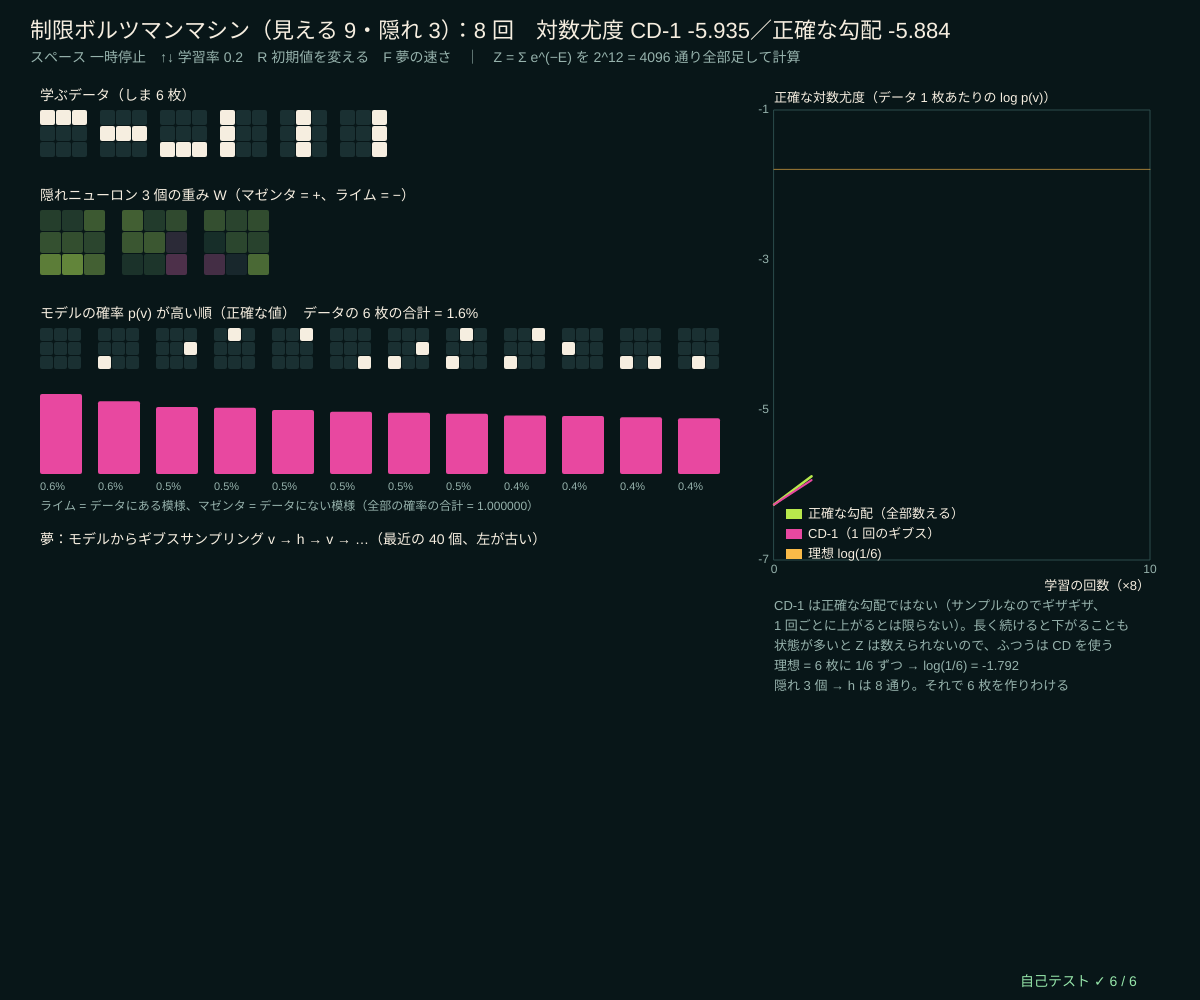
Frame 1 (no input)
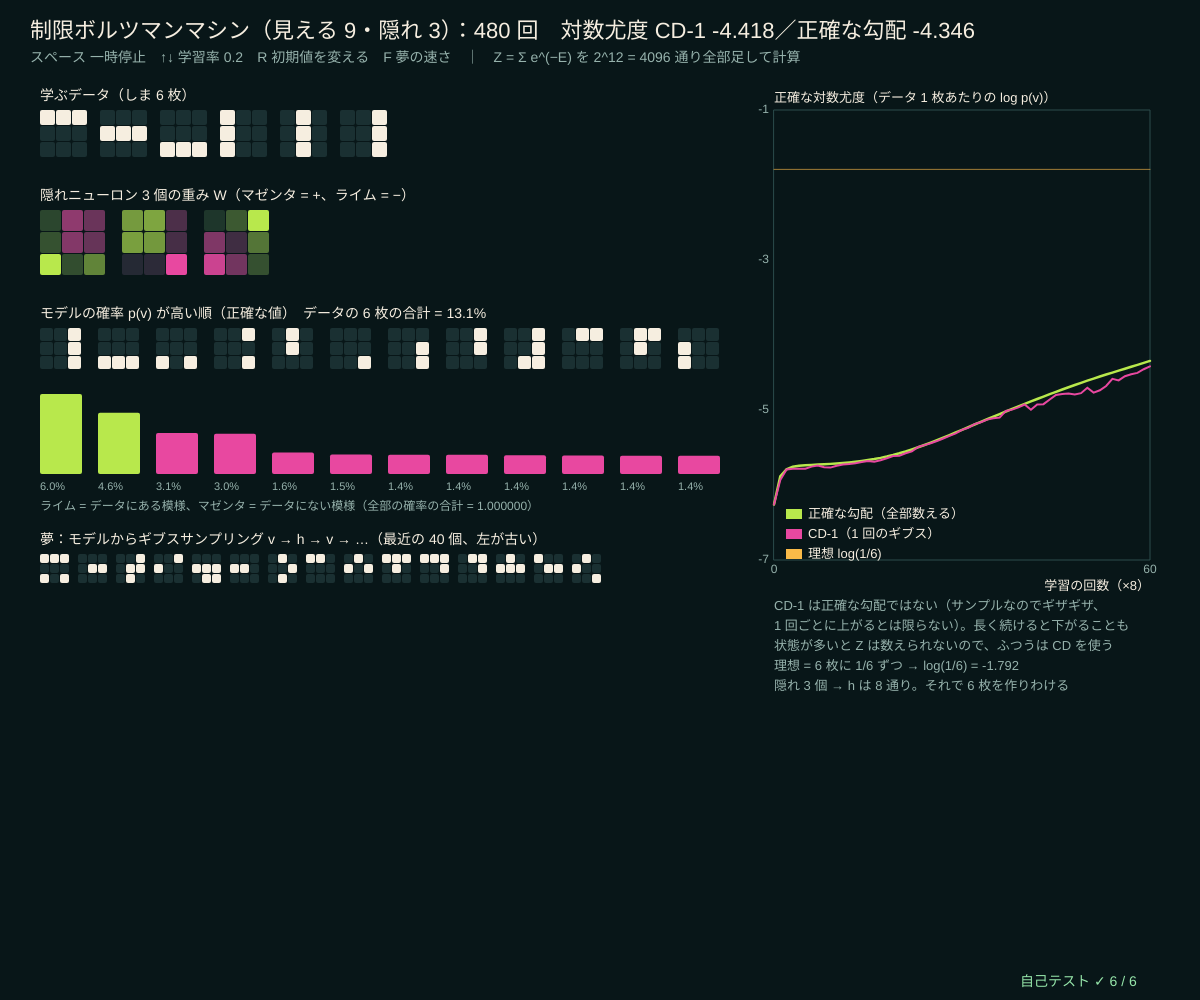
Frame 60 (no input)
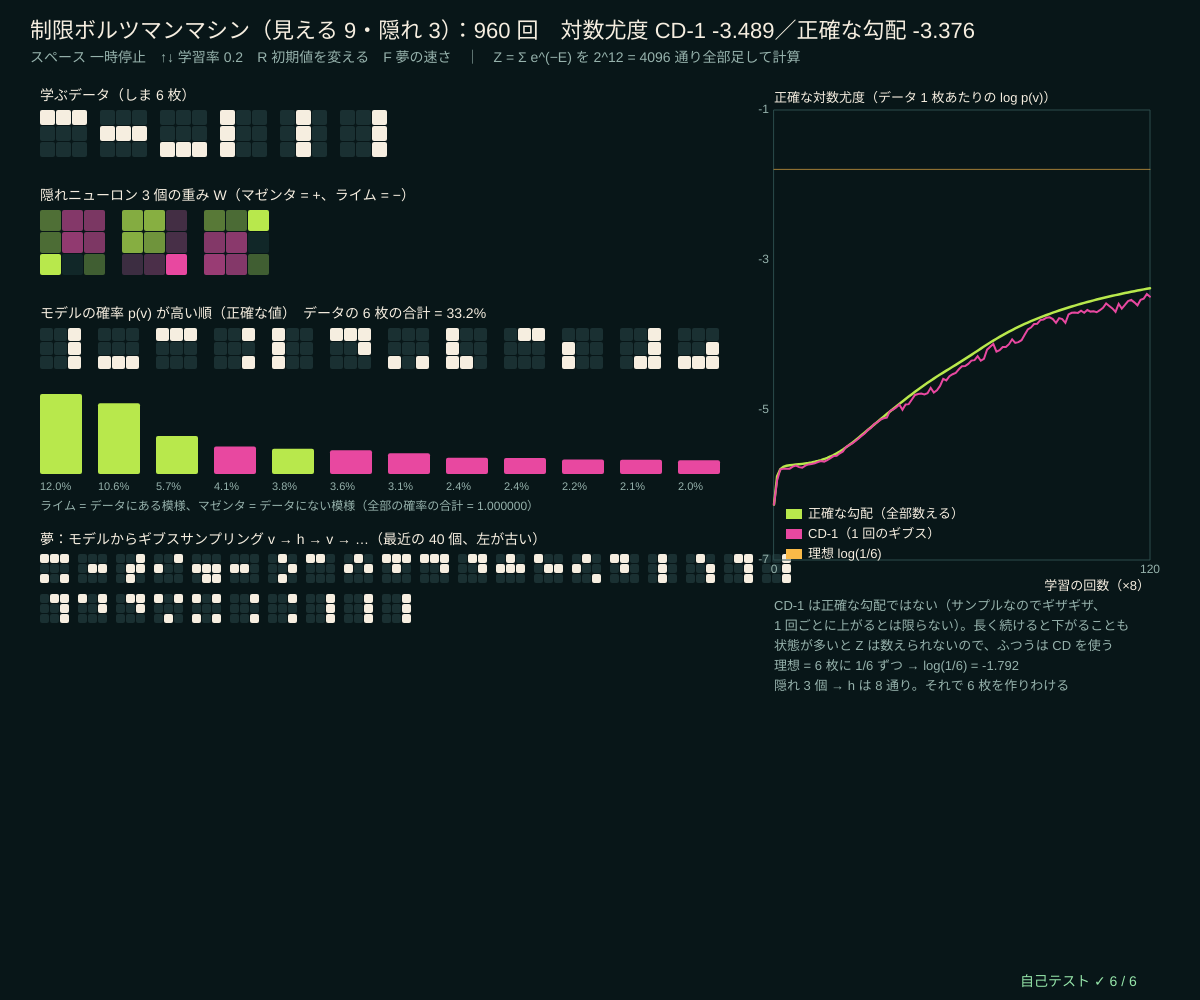
Frame 120 (the mouse pressed at the canvas centre since frame 60)

The p5.js sketch that drew these frames (run headless with seeded random() and noise() and a simulated clock; from frame 60 on, the mouse is pressed at the canvas centre):

// p5.js sketch
// ── sketch.js
// ============================================
// 13 ボルツマンマシン ─ 見える 9 個（3 × 3 の画素）と隠れ 3 個の、0/1 のニューロン。同じ層どうしはつながない（制限ボルツマンマシン）
// エネルギー E(v, h) = −a·v − b·h − vᵀ W h、確率 p(v, h) = e^(−E) / Z。Z = 全部の状態の e^(−E) の合計（分配関数）
// 状態は 2^12 = 4096 通りしかないので、Z も確率も対数尤度もその勾配も、全部数えて「正確に」計算できる
//   正確な勾配 = ⟨v h⟩_データ − ⟨v h⟩_モデル。ふつうは後ろの項が計算できないので、
//   コントラスティブ・ダイバージェンス（CD-1）：データから 1 回だけギブスサンプリングした v′ で代わりにする
// 下の「夢」：モデルから v → h → v → … とギブスサンプリング（1 変数ずつの条件付き分布は series65/12、0/1 の相互作用はイジング模型 series55/11）
// スペース 一時停止 / ↑↓ 学習率 / R 初期値を変えてやり直す / F 夢の速さ
// ============================================

const NV = 9, NHID = 3;                  // 見える・隠れの数（★ NV + NHID ≤ 12 なら全部数えられる）
const DATA_PATS = ['111000000', '000111000', '000000111', '100100100', '010010010', '001001001'];   // ★ しま模様（横 3 本・縦 3 本）
const LRS = [0.02, 0.05, 0.1, 0.2];
let lrIdx = 3, rbmCD = null, rbmEx = null, llCD = [], llEx = [], epochs = 0, seedB = 1, pausedB = false, dreamV = null, dreamLog = [], dreamSpd = 1, dataV = null;

function setup() {
  createCanvas(windowWidth, windowHeight);
  selfTest();
  dataV = DATA_PATS.map((s) => s.split('').map(Number));
  restartRBM();
}

function makeRBM(seed) { seedRng(seed); let w = []; for (let i = 0; i < NV; i++) { let r = []; for (let j = 0; j < NHID; j++) r.push(0.1 * randn()); w.push(r); } return { w, a: new Array(NV).fill(0), b: new Array(NHID).fill(0) }; }
function copyRBM(m) { return { w: m.w.map((r) => r.slice()), a: m.a.slice(), b: m.b.slice() }; }
function bitsOf(k, n) { let v = []; for (let i = 0; i < n; i++) v.push((k >> i) & 1); return v; }
function energyVH(m, v, h) { let e = 0; for (let i = 0; i < NV; i++) e -= m.a[i] * v[i]; for (let j = 0; j < NHID; j++) { e -= m.b[j] * h[j]; for (let i = 0; i < NV; i++) e -= v[i] * m.w[i][j] * h[j]; } return e; }
function hidInput(m, v, j) { let s = m.b[j]; for (let i = 0; i < NV; i++) s += v[i] * m.w[i][j]; return s; }
function visInput(m, h, i) { let s = m.a[i]; for (let j = 0; j < NHID; j++) s += m.w[i][j] * h[j]; return s; }
// ★ 自由エネルギー F(v) = −a·v − Σ_j log(1 + e^(b_j + v·W_j))（h を全部足し合わせた結果。p(v) = e^(−F(v)) / Z）
function freeEnergy(m, v) { let f = 0; for (let i = 0; i < NV; i++) f -= m.a[i] * v[i]; for (let j = 0; j < NHID; j++) { let x = hidInput(m, v, j); f -= x > 30 ? x : Math.log(1 + Math.exp(x)); } return f; }
// 見える層の 512 通り全部の確率（正確）
function exactPv(m) { let lp = [], mx = -Infinity; for (let k = 0; k < 1 << NV; k++) { let l = -freeEnergy(m, bitsOf(k, NV)); lp.push(l); mx = Math.max(mx, l); } let z = 0; for (let l of lp) z += Math.exp(l - mx); return { p: lp.map((l) => Math.exp(l - mx) / z), logZ: mx + Math.log(z) }; }
function exactLL(m, data) { let lz = exactPv(m).logZ, s = 0; for (let v of data) s += -freeEnergy(m, v) - lz; return s / data.length; }
// ★ 正確な勾配：⟨v_i p(h_j|v)⟩_データ − Σ_v p(v) v_i p(h_j|v)
function exactGrad(m, data) {
  let gw = zerosMat(NV, NHID), ga = new Array(NV).fill(0), gb = new Array(NHID).fill(0), pv = exactPv(m).p;
  let acc = (v, wt) => { let ph = []; for (let j = 0; j < NHID; j++) ph.push(sigm(hidInput(m, v, j))); for (let i = 0; i < NV; i++) { ga[i] += wt * v[i]; for (let j = 0; j < NHID; j++) gw[i][j] += wt * v[i] * ph[j]; } for (let j = 0; j < NHID; j++) gb[j] += wt * ph[j]; };
  for (let v of data) acc(v, 1 / data.length);
  for (let k = 0; k < 1 << NV; k++) acc(bitsOf(k, NV), -pv[k]);
  return { w: gw, a: ga, b: gb };
}
// ★ CD-1：v0 → h0（サンプル）→ v1（サンプル）→ p(h|v1)。勾配の代わりに v0 p(h|v0) − v1 p(h|v1)
function cdGrad(m, data) {
  let gw = zerosMat(NV, NHID), ga = new Array(NV).fill(0), gb = new Array(NHID).fill(0), n = data.length;
  for (let v0 of data) {
    let ph0 = [], h0 = [], v1 = [], ph1 = [];
    for (let j = 0; j < NHID; j++) { ph0.push(sigm(hidInput(m, v0, j))); h0.push(rnd() < ph0[j] ? 1 : 0); }
    for (let i = 0; i < NV; i++) v1.push(rnd() < sigm(visInput(m, h0, i)) ? 1 : 0);
    for (let j = 0; j < NHID; j++) ph1.push(sigm(hidInput(m, v1, j)));
    for (let i = 0; i < NV; i++) { ga[i] += (v0[i] - v1[i]) / n; for (let j = 0; j < NHID; j++) gw[i][j] += (v0[i] * ph0[j] - v1[i] * ph1[j]) / n; }
    for (let j = 0; j < NHID; j++) gb[j] += (ph0[j] - ph1[j]) / n;
  }
  return { w: gw, a: ga, b: gb };
}
function ascend(m, g, lr) { for (let i = 0; i < NV; i++) { m.a[i] = clampv(m.a[i] + lr * g.a[i], -20, 20); for (let j = 0; j < NHID; j++) m.w[i][j] = clampv(m.w[i][j] + lr * g.w[i][j], -20, 20); } for (let j = 0; j < NHID; j++) m.b[j] = clampv(m.b[j] + lr * g.b[j], -20, 20); }
function restartRBM() { rbmCD = makeRBM(130 + seedB); rbmEx = copyRBM(rbmCD); llCD = [exactLL(rbmCD, dataV)]; llEx = [llCD[0]]; epochs = 0; seedRng(131 + seedB); dreamV = dataV[0].slice(); dreamLog = []; }
function gibbsDream(m, v) { let h = []; for (let j = 0; j < NHID; j++) h.push(rnd() < sigm(hidInput(m, v, j)) ? 1 : 0); let nv = []; for (let i = 0; i < NV; i++) nv.push(rnd() < sigm(visInput(m, h, i)) ? 1 : 0); return nv; }

function draw() {
  background(...BG);
  if (!pausedB && epochs < 8000) {
    for (let k = 0; k < 8; k++) { ascend(rbmCD, cdGrad(rbmCD, dataV), LRS[lrIdx]); ascend(rbmEx, exactGrad(rbmEx, dataV), LRS[lrIdx]); epochs++; }
    llCD.push(exactLL(rbmCD, dataV)); llEx.push(exactLL(rbmEx, dataV));
  }
  if (frameCount % [12, 4, 1][dreamSpd] === 0) { dreamV = gibbsDream(rbmCD, dreamV); dreamLog.push(dreamV); if (dreamLog.length > 40) dreamLog.shift(); }
  let ex = exactPv(rbmCD), onData = 0; for (let v of dataV) onData += ex.p[parseInt(v.slice().reverse().join(''), 2)];
  hudTitle('制限ボルツマンマシン（見える 9・隠れ 3）：' + epochs + ' 回　対数尤度 CD-1 ' + fmtN(llCD[llCD.length - 1], 3) + '／正確な勾配 ' + fmtN(llEx[llEx.length - 1], 3),
    'スペース ' + (pausedB ? '再開' : '一時停止') + '　↑↓ 学習率 ' + LRS[lrIdx] + '　R 初期値を変える　F 夢の速さ　｜　Z = Σ e^(−E) を 2^12 = 4096 通り全部足して計算');
  // ---- 左：データとフィルタ
  let cs = 16, x0 = 40, y0 = 104;
  noStroke(); fill(...INK); textSize(14); textAlign(LEFT, BASELINE); text('学ぶデータ（しま 6 枚）', x0, y0 - 4);
  dataV.forEach((v, k) => drawPix(v, x0 + k * (3 * cs + 12), y0 + 6, cs, null));
  text('隠れニューロン 3 個の重み W（マゼンタ = +、ライム = −）', x0, y0 + 96);
  for (let j = 0; j < NHID; j++) { let col = rbmCD.w.map((r) => r[j]), mx = Math.max(0.5, ...col.map(Math.abs)); drawPix(col.map((v) => v / mx), x0 + j * (3 * 22 + 16), y0 + 106, 22, 'div'); }
  // ---- 中：確率の高い見える状態
  let top = ex.p.map((p, k) => [p, k]).sort((a, b) => b[0] - a[0]).slice(0, 12), mx2 = top[0][0];
  let mxX = x0, myY = y0 + 220;
  fill(...INK); text('モデルの確率 p(v) が高い順（正確な値）　データの 6 枚の合計 = ' + fmtN(100 * onData, 1) + '%', mxX, myY - 6);
  top.forEach(([p, k], q) => {
    let v = bitsOf(k, NV), isData = DATA_PATS.includes(v.join('')), x = mxX + q * 58, bh = 80 * (p / mx2);
    drawPix(v, x, myY + 4, 14, null);
    noStroke(); fill(...(isData ? LIME : MAG)); rect(x, myY + 150 - bh, 42, bh, 2);
    fill(...SUB); textSize(11); text(fmtN(100 * p, 1) + '%', x, myY + 166);
  });
  fill(...SUB); textSize(12); text('ライム = データにある模様、マゼンタ = データにない模様（全部の確率の合計 = ' + fmtN(sumOf(ex.p), 6) + '）', mxX, myY + 186);
  // ---- 下：夢（ギブスサンプリング）
  let dy = myY + 220;
  fill(...INK); textSize(14); text('夢：モデルからギブスサンプリング v → h → v → …（最近の 40 個、左が古い）', mxX, dy);
  dreamLog.forEach((v, q) => drawPix(v, mxX + (q % 20) * 38, dy + 10 + Math.floor(q / 20) * 40, 10, null));
  // ---- 右：対数尤度
  let rx = Math.min(width * 0.62, 760), g = { x: rx + 30, y: 110, w: width - rx - 80, h: (height - 250) * 0.6, x0: 0, x1: Math.max(10, llCD.length - 1), y0: -7, y1: -1 };
  plotAxes(g, '学習の回数（×8）', '正確な対数尤度（データ 1 枚あたりの log p(v)）', [0, g.x1], [-7, -5, -3, -1]);
  stroke(...AMBER, 160); strokeWeight(1); line(g.x, gY(g, Math.log(1 / 6)), g.x + g.w, gY(g, Math.log(1 / 6)));
  plotXY(g, llEx.map((_, i) => i), llEx, LIME, 2.5); plotXY(g, llCD.map((_, i) => i), llCD, MAG, 2);
  legend(g.x + 12, g.y + g.h - 46, [[LIME, '正確な勾配（全部数える）'], [MAG, 'CD-1（1 回のギブス）'], [AMBER, '理想 log(1/6)']]);
  noStroke(); fill(...SUB); textSize(13); textAlign(LEFT, BASELINE);
  let ty = g.y + g.h + 50;
  ['CD-1 は正確な勾配ではない（サンプルなのでギザギザ、', '1 回ごとに上がるとは限らない）。長く続けると下がることも', '状態が多いと Z は数えられないので、ふつうは CD を使う', '理想 = 6 枚に 1/6 ずつ → log(1/6) = ' + fmtN(Math.log(1 / 6), 3), '隠れ 3 個 → h は 8 通り。それで 6 枚を作りわける'].forEach((s, q) => text(s, g.x, ty + 20 * q));
  drawSelfTest(width - 180, height - 14);
}
function drawPix(v, x, y, cs, kind) {
  for (let i = 0; i < 9; i++) { noStroke(); fill(...(kind === 'div' ? divCol(v[i]) : v[i] > 0.5 ? INK : [26, 48, 50])); rect(x + (i % 3) * cs, y + Math.floor(i / 3) * cs, cs - 1, cs - 1, 2); }
}

function keyPressed() {
  if (key === ' ') pausedB = !pausedB;
  if (key === UP_ARROW) { lrIdx = Math.min(LRS.length - 1, lrIdx + 1); restartRBM(); }
  if (key === DOWN_ARROW) { lrIdx = Math.max(0, lrIdx - 1); restartRBM(); }
  if (key === 'r' || key === 'R') { seedB++; restartRBM(); }
  if (key === 'f' || key === 'F') dreamSpd = (dreamSpd + 1) % 3;
  return false;
}

// ============================================
// やってみよう
// ・学習が進むと、夢の模様はしま模様ばかりになる？ データにない模様はどれくらい出る？
// ・DATA_PATS を自分の模様（例：対角線 '100010001'）に変えて学ばせる
// ・NHID を 1 や 2 にすると、データの 6 枚の合計の確率はどこまで上がる？（NV + NHID ≤ 12 で）
// ・学習率を ↑↓ で変えて、CD-1 と正確な勾配の差を見る
// ============================================

// ---- 自己テスト
function selfTest() {
  selfTestResults = [];
  let data = DATA_PATS.map((s) => s.split('').map(Number)), m = makeRBM(77);
  seedRng(78); for (let i = 0; i < NV; i++) m.a[i] = 0.3 * randn(); for (let j = 0; j < NHID; j++) m.b[j] = 0.3 * randn(); m.w = m.w.map((r) => r.map(() => randn()));
  let zFull = 0; for (let k = 0; k < 1 << NV; k++) for (let q = 0; q < 1 << NHID; q++) zFull += Math.exp(-energyVH(m, bitsOf(k, NV), bitsOf(q, NHID)));
  let ex = exactPv(m);
  check('Z を 4096 通り全部で数えた値 = 自由エネルギーで h を消した値（log Z = ' + fmtN(ex.logZ, 4) + '）', near(Math.log(zFull), ex.logZ, 1e-10));
  check('見える層の 512 通りの確率の合計 = 1', near(sumOf(ex.p), 1, 1e-12));
  let v = data[3], cond = true;
  for (let j = 0; j < NHID; j++) { let num = 0, den = 0; for (let q = 0; q < 1 << NHID; q++) { let h = bitsOf(q, NHID), e = Math.exp(-energyVH(m, v, h)); den += e; if (h[j]) num += e; } if (!near(num / den, sigm(hidInput(m, v, j)), 1e-12)) cond = false; }
  check('p(h_j = 1 | v) = σ(b_j + Σ v_i W_ij)（全部数えた条件付き確率と一致）', cond);
  let g = exactGrad(m, data), worst = 0, hh = 1e-6;
  for (let [i, j] of [[0, 0], [4, 1], [8, 2]]) { let p1 = copyRBM(m), p2 = copyRBM(m); p1.w[i][j] += hh; p2.w[i][j] -= hh; worst = Math.max(worst, relErr(g.w[i][j], (exactLL(p1, data) - exactLL(p2, data)) / (2 * hh))); }
  { let p1 = copyRBM(m), p2 = copyRBM(m); p1.a[2] += hh; p2.a[2] -= hh; worst = Math.max(worst, relErr(g.a[2], (exactLL(p1, data) - exactLL(p2, data)) / (2 * hh))); }
  check('正確な勾配 ⟨vh⟩_データ − ⟨vh⟩_モデル = 対数尤度の差分（相対誤差 ' + fmtE(worst) + '）', worst < 1e-5);
  let me = makeRBM(140), l0 = exactLL(me, data), mono = true, prev = l0;
  for (let t = 0; t < 40; t++) { ascend(me, exactGrad(me, data), 0.05); let l = exactLL(me, data); if (l < prev - 1e-12) mono = false; prev = l; }
  check('正確な勾配で小さな学習率なら、対数尤度は毎回上がる（' + fmtN(l0, 3) + ' → ' + fmtN(prev, 3) + '）', mono && prev > l0);
  let mc = makeRBM(141), c0 = exactLL(mc, data); seedRng(142);
  for (let t = 0; t < 600; t++) ascend(mc, cdGrad(mc, data), 0.1);
  let c1 = exactLL(mc, data);
  check('CD-1 で 600 回：学習の終わりの正確な対数尤度が最初より高い（' + fmtN(c0, 3) + ' → ' + fmtN(c1, 3) + '）', c1 > c0 + 1);
  reportSelfTest();
}

// ==================================================
// ここから下は「神経回路網の道具」（中身は読まなくても OK。消さないでね）
// ==================================================
// ---- 色と小さな道具（神経細胞：深い青緑の黒、あたたかい白、シナプスのマゼンタ、軸索のライム）
const BG = [8, 22, 24];                  // 背景（深い青緑の黒）
const INK = [246, 238, 224];             // 文字（あたたかい白）
const MAG = [232, 72, 160], LIME = [184, 232, 76], AMBER = [250, 186, 72], SKY = [96, 196, 236], VIOLET = [168, 140, 250];
const SUB = [150, 178, 172], PANEL = [16, 38, 40], WIRE = [44, 76, 76];
function clampv(v, a, b) { return v < a ? a : v > b ? b : v !== v ? a : v; }     // NaN なら a に戻す
function sumOf(a) { let s = 0; for (let v of a) s += v; return s; }
function meanOf(a) { return a.length ? sumOf(a) / a.length : 0; }
function fmtN(v, d) { if (typeof v !== 'number' || v !== v) return '?'; if (!isFinite(v)) return v > 0 ? '∞' : '−∞'; let s = v.toFixed(d === undefined ? 2 : d); return /^-0\.?0*$/.test(s) ? s.slice(1) : s; }
function fmtE(v) { if (typeof v !== 'number' || !isFinite(v)) return '?'; return v === 0 ? '0' : v.toExponential(1); }
function hudTitle(t, sub) {              // 左上のタイトルと操作の説明
  noStroke(); fill(...INK); textSize(22); textAlign(LEFT, BASELINE); text(t, 30, 38);
  fill(...SUB); textSize(14); text(sub, 30, 62);
}
function sigm(z) { return 1 / (1 + Math.exp(-clampv(z, -40, 40))); }
// ---- 種つきの乱数（同じ種なら毎回同じ列 → 実験をくり返せる）
let rngState = 1;
function seedRng(s) { rngState = (s >>> 0) || 1; }
function rnd() {                         // 0〜1 の一様乱数（mulberry32）
  rngState = (rngState + 0x6d2b79f5) >>> 0;
  let t = rngState;
  t = Math.imul(t ^ (t >>> 15), t | 1);
  t ^= t + Math.imul(t ^ (t >>> 7), t | 61);
  return ((t ^ (t >>> 14)) >>> 0) / 4294967296;
}
function rndInt(a, b) { return a + Math.floor(rnd() * (b - a + 1)); }
function randn() { let u = 1 - rnd(), v = rnd(); return Math.sqrt(-2 * Math.log(u)) * Math.cos(2 * Math.PI * v); }   // 標準正規分布
function shuffleArr(a) { for (let i = a.length - 1; i > 0; i--) { let j = Math.floor(rnd() * (i + 1)); [a[i], a[j]] = [a[j], a[i]]; } return a; }
// ---- 行列の道具
function zerosMat(n, m) { let a = []; for (let i = 0; i < n; i++) a.push(new Array(m === undefined ? n : m).fill(0)); return a; }
function dotV(a, b) { let s = 0; for (let i = 0; i < a.length; i++) s += a[i] * b[i]; return s; }
function normV(a) { return Math.sqrt(dotV(a, a)); }
function matVec(a, v) { return a.map((r) => dotV(r, v)); }
function transposeM(a) { return a[0].map((_, j) => a.map((r) => r[j])); }
function solveLinear(a, b) {             // ガウスの消去法（部分ピボット）で a x = b。解けなければ null
  let n = b.length, m = a.map((r, i) => r.concat([b[i]]));
  for (let c = 0; c < n; c++) {
    let p = c; for (let r = c + 1; r < n; r++) if (Math.abs(m[r][c]) > Math.abs(m[p][c])) p = r;
    if (Math.abs(m[p][c]) < 1e-300) return null;
    [m[c], m[p]] = [m[p], m[c]];
    for (let r = c + 1; r < n; r++) { let f = m[r][c] / m[c][c]; if (f !== 0) for (let k = c; k <= n; k++) m[r][k] -= f * m[c][k]; }
  }
  let x = new Array(n).fill(0);
  for (let i = n - 1; i >= 0; i--) { let s = m[i][n]; for (let k = i + 1; k < n; k++) s -= m[i][k] * x[k]; x[i] = s / m[i][i]; }
  return x.every((v) => isFinite(v)) ? x : null;
}
// リッジ回帰 (ΦᵀΦ + λI) w = Φᵀ y。phi = 行がデータ、列が特徴
function ridgeSolve(phi, y, lam) {
  let p = phi[0].length, a = zerosMat(p), b = new Array(p).fill(0);
  for (let i = 0; i < phi.length; i++) { let f = phi[i]; for (let j = 0; j < p; j++) { b[j] += f[j] * y[i]; for (let k = j; k < p; k++) a[j][k] += f[j] * f[k]; } }
  for (let j = 0; j < p; j++) { a[j][j] += lam; for (let k = 0; k < j; k++) a[j][k] = a[k][j]; }
  return solveLinear(a, b) || new Array(p).fill(0);
}
// ---- 画像の道具：img の全部の画素に fn(u, v) → [r, g, b] を塗る（u は右向き、v は上向き、どちらも 0〜1）
function paintImage(img, fn) {
  img.loadPixels();
  let w = img.width, h = img.height, d = img.pixelDensity ? img.pixelDensity() : 1;
  for (let py = 0; py < h * d; py++) for (let px = 0; px < w * d; px++) {
    let c = fn((px + 0.5) / (w * d), 1 - (py + 0.5) / (h * d)), i = 4 * (px + w * d * py);
    img.pixels[i] = c[0]; img.pixels[i + 1] = c[1]; img.pixels[i + 2] = c[2]; img.pixels[i + 3] = 255;
  }
  img.updatePixels();
}
function mixCol(a, b, t) { t = clampv(t, 0, 1); return [a[0] + (b[0] - a[0]) * t, a[1] + (b[1] - a[1]) * t, a[2] + (b[2] - a[2]) * t]; }
function divCol(v) { return v >= 0 ? mixCol(PANEL, MAG, v) : mixCol(PANEL, LIME, -v); }   // −1〜1 → ライム・暗い・マゼンタ
// ---- グラフの道具：g = { x, y, w, h, x0, x1, y0, y1 }
function gX(g, v) { return g.x + clampv((v - g.x0) / (g.x1 - g.x0), -0.02, 1.02) * g.w; }
function gY(g, v) { return g.y + g.h - clampv((v - g.y0) / (g.y1 - g.y0), -0.02, 1.02) * g.h; }
function plotAxes(g, xl, yl, xt, yt) {
  stroke(...WIRE); strokeWeight(1); noFill(); rect(g.x, g.y, g.w, g.h);
  noStroke(); fill(...SUB); textSize(12); textAlign(CENTER, TOP);
  for (let v of xt) text(+v.toPrecision(3), gX(g, v), g.y + g.h + 4);
  textAlign(RIGHT, CENTER);
  for (let v of yt) text(+v.toPrecision(3), g.x - 5, gY(g, v));
  textAlign(LEFT, BASELINE); fill(...INK); textSize(13);
  text(xl, g.x + g.w - textWidth(xl), g.y + g.h + 30); text(yl, g.x, g.y - 8);
}
function polyline(pts) {                 // 点が 2 つ以上あるときだけ折れ線を描く（空の beginShape を作らない）
  if (pts.length < 2) return;
  noFill(); beginShape(); for (let p of pts) vertex(p[0], p[1]); endShape();
}
function plotXY(g, xs, ys, col, sw) {    // (xs[i], ys[i]) を折れ線で（有限の値だけ）
  let pts = []; for (let i = 0; i < xs.length; i++) if (isFinite(ys[i])) pts.push([gX(g, xs[i]), gY(g, ys[i])]);
  stroke(...col); strokeWeight(sw || 2); polyline(pts);
}
function legend(x, y, items) {           // items = [[色, 名前], …]
  textSize(13); textAlign(LEFT, CENTER);
  for (let [c, s] of items) { noStroke(); fill(...c); rect(x, y - 5, 16, 10); fill(...INK); text(s, x + 22, y); y += 20; }
  textAlign(LEFT, BASELINE);
}
// ---- 自己テストの道具
let selfTestResults = [];
function check(name, cond) { selfTestResults.push({ name, ok: !!cond }); }
function near(a, b, tol) { return a !== null && a !== undefined && isFinite(a) && Math.abs(a - b) <= (tol === undefined ? 1e-9 : tol); }
function relErr(a, b) { return Math.abs(a - b) / Math.max(1e-12, Math.abs(a) + Math.abs(b)); }
function noNaN(v) { return Array.isArray(v) || ArrayBuffer.isView(v) ? Array.from(v).every(noNaN) : !(typeof v === 'number' && !isFinite(v)); }
function reportSelfTest() { for (let r of selfTestResults) (r.ok ? console.log : console.error)((r.ok ? '✓ ' : '✗ ') + r.name); }
function selfTestLine() { let n = selfTestResults.filter((r) => r.ok).length; return '自己テスト ' + (n === selfTestResults.length ? '✓ ' : '✗ ') + n + ' / ' + selfTestResults.length; }
function drawSelfTest(x, y) { noStroke(); fill(selfTestResults.every((r) => r.ok) ? color(150, 230, 170) : color(255, 90, 110)); textSize(14); textAlign(LEFT, BASELINE); text(selfTestLine(), x, y); }
